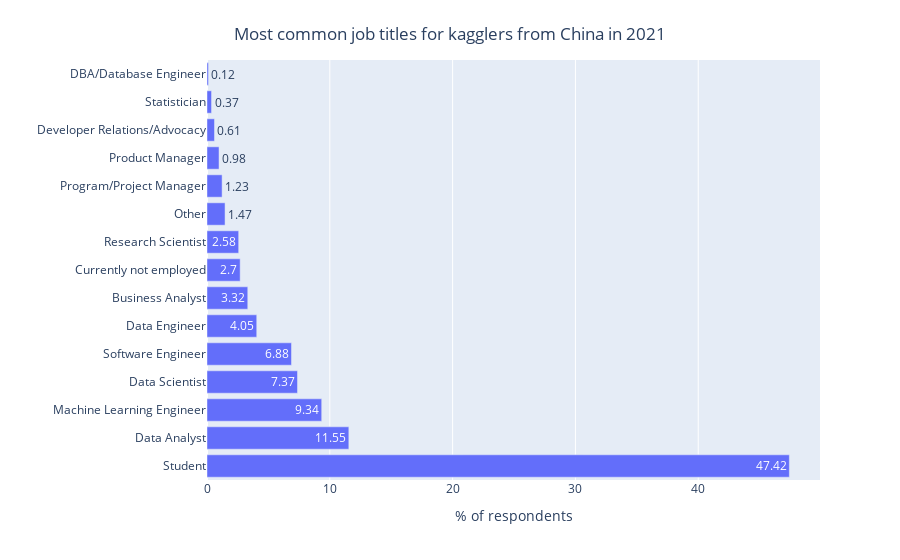

Source (notebook cell):
### Code cell
plotly_bar_chart(China_positions,'Most common job titles for kagglers from China','% of respondents', 'h')

### Figure 1 — Plotly figure (JSON) as saved in the notebook; plotly's stock layout.template omitted (floating-point values rounded to 4 significant figures)
{"data": [{"alignmentgroup": "True", "hovertemplate": "variable=Position<br>% of respondents=%{x}<br>=%{y}<br>text=%{text}<extra></extra>", "legendgroup": "Position", "marker": {"color": "#636efa", "pattern": {"shape": ""}}, "name": "Position", "offsetgroup": "Position", "orientation": "h", "showlegend": true, "text": [47.42, 11.55, 9.34, 7.37, 6.88, 4.05, 3.32, 2.7, 2.58, 1.47, 1.23, 0.98, 0.61, 0.37, 0.12], "textposition": "auto", "type": "bar", "x": [47.42, 11.55, 9.34, 7.37, 6.88, 4.05, 3.32, 2.7, 2.58, 1.47, 1.23, 0.98, 0.61, 0.37, 0.12], "xaxis": "x", "y": ["Student", "Data Analyst", "Machine Learning Engineer", "Data Scientist", "Software Engineer", "Data Engineer", "Business Analyst", "Currently not employed", "Research Scientist", "Other", "Program/Project Manager", "Product Manager", "Developer Relations/Advocacy", "Statistician", "DBA/Database Engineer"], "yaxis": "y"}], "layout": {"barmode": "relative", "legend": {"title": {"text": "variable"}, "tracegroupgap": 0}, "margin": {"t": 60}, "showlegend": false, "title": {"text": "Most common job titles for kagglers from China in 2021", "x": 0.5, "y": 0.95}, "xaxis": {"anchor": "y", "domain": [0, 1], "title": {"text": "% of respondents"}}, "yaxis": {"anchor": "x", "domain": [0, 1], "title": {"text": ""}}}}
